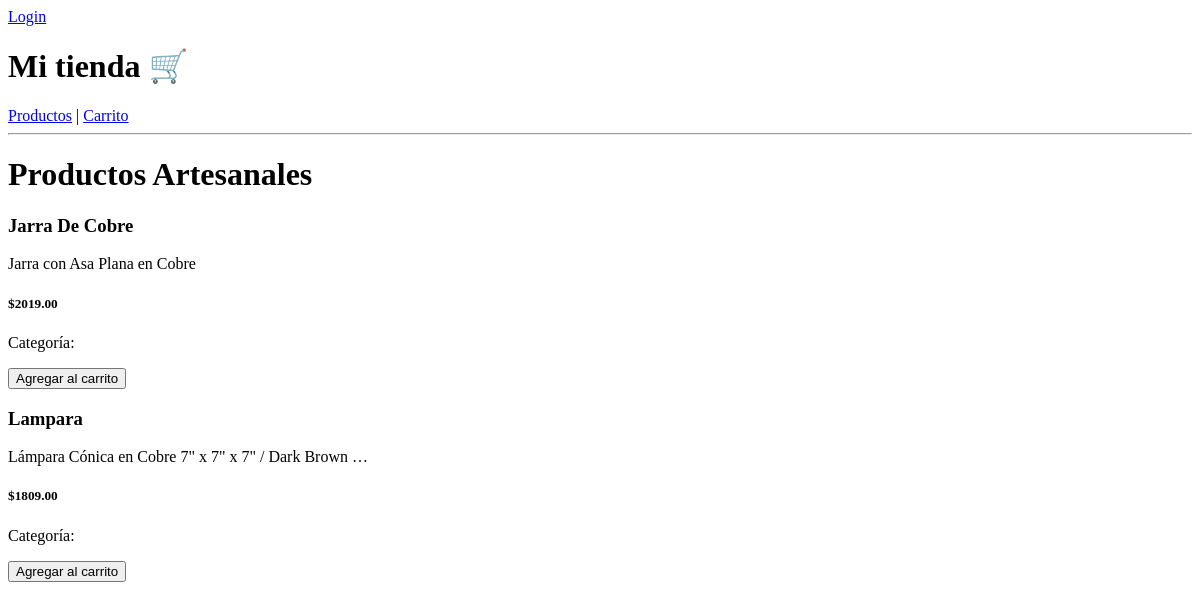
The app's page /products/, older data.
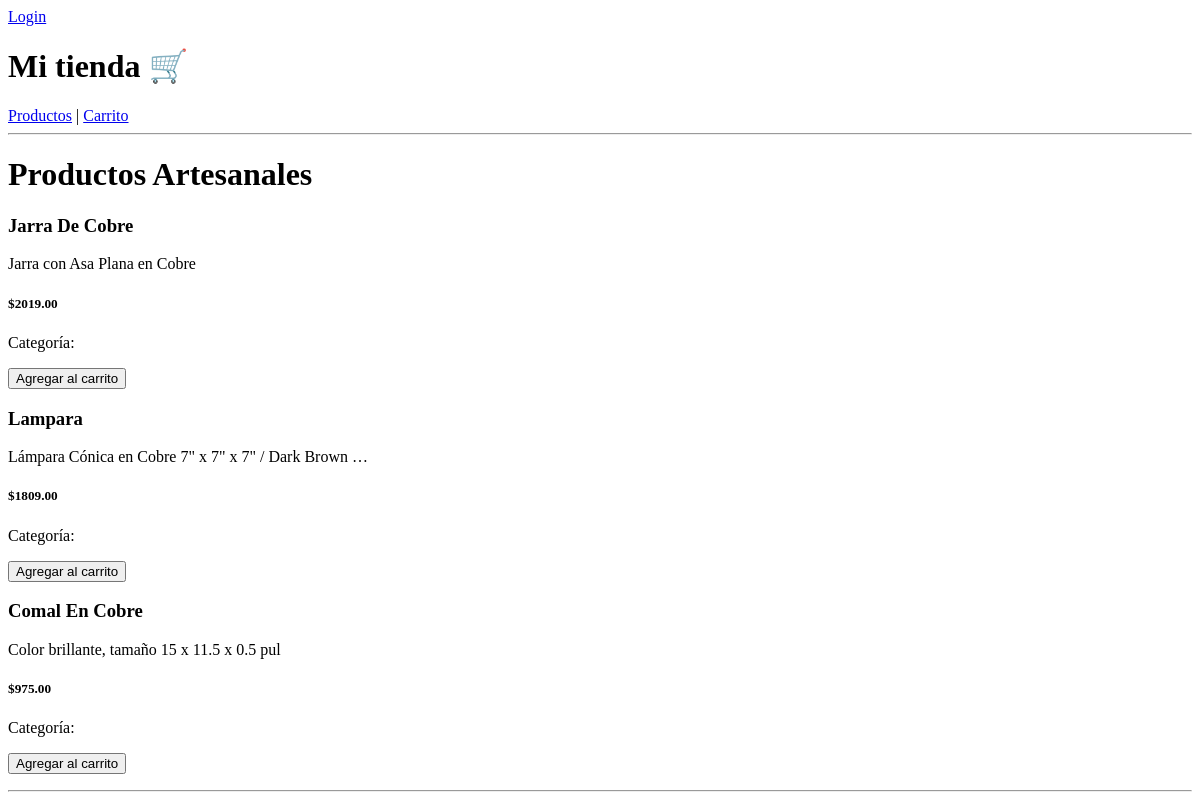
The same page, newer data.
### product/models.py (models this page shows, shortened)
class Product(models.Model):
    name = models.CharField(max_length=100)
    description = models.TextField()
    price = models.DecimalField(max_digits=10, decimal_places=2)

### product/views.py (the view)
# urls.py: path('', ProductListView.as_view(), name='product_list'),
class ProductListView(ListView):
    model = Product
    template_name = 'product/list.html'
    context_object_name = 'products'
    permission_classes = [AllowAny]

### product/templates/product/list.html (shortened to what this page needs)
{% extends 'base.html' %}
{% block content %}
<h1 class="mb-4">
    Productos Artesanales
</h1>
<div class="row">
{% for product in products %}
    <div class="col-md-4">
        {% include 'product/product_card.html' with category="Artesanías Mexicanas" %}
    </div>
    {% if forloop.counter|divisibleby:3 %}
        <div class="col-12">
            <hr>
        </div>
    {% endif %}
{% empty %}
    <p>
        No hay productos disponibles
    </p>
{% endfor %}
</div>
{% endblock %}

### product/templates/product/product_card.html (shortened to what this page needs)
<div class="card shadow mb-4">
    <div class="card-body">
        <h3>
            {{ product.name|title }}
        </h3>
        <p>
            {{ product.description|truncatewords:12 }}
        </p>
        <h5>
            ${{ product.price }}
        </h5>
        <p>
            Categoría:
        </p>
        <form
            method="POST"
            action="/cart/add/{{ product.id }}/">
            <button
                type="submit"
                class="btn btn-primary">
                Agregar al carrito
            </button>
        </form>
    </div>
</div>

Row changes from the older to the newer data that the page shows:
added Product: name "Comal En Cobre", description "Color brillante, tamaño 15 x 11.5 x 0.5 pul", price "975.00"
